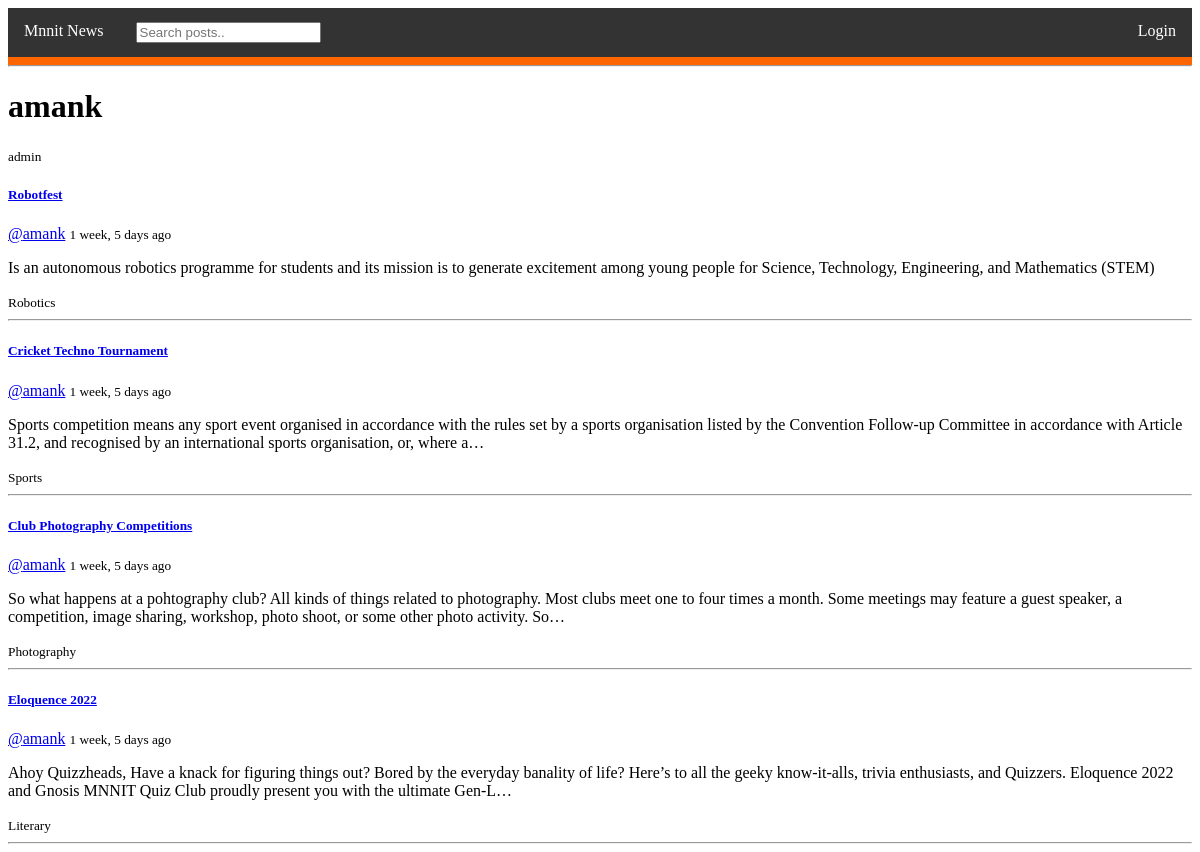
The page /profile/2 on the database its author committed.
### base/models.py (models this page shows, shortened)
class Post(models.Model):
    creator = models.ForeignKey(User, on_delete=models.SET_NULL, null=True)
    topic = models.ForeignKey(Topic, on_delete=models.SET_NULL, null=True)
    name = models.CharField(max_length=200)
    description = models.TextField(null=True, blank=True)
    updated = models.DateTimeField(auto_now=True)
    created = models.DateTimeField(auto_now_add=True)
    class Meta:
        ordering = ['-updated', '-created']

class Topic(models.Model):
    name = models.CharField(max_length=200)

### base/views.py (the view)
def userProfile(request, pk):
    user = User.objects.get(id=pk)
    posts = user.post_set.all()
    context = {'user': user, 'posts':posts}
    return render(request, 'base/profile.html', context)

### base/templates/base/profile.html
{% extends 'main.html' %}
{% block content %}
<h1>{{user.username}}</h1>
{% if user.is_staff %}
<small>admin</small>
{% endif %}
<div class="profile-container">
    <div>
        {% include 'base/feed_component.html' %}
    </div>
</div>
{% endblock content %}

### templates/main.html (shortened to what this page needs)
<!DOCTYPE html>
{% load static %}
<html lang="en">
<head>
    <link rel="stylesheet" href="/static/styles/main.css?{% now "U" %}"/>
</head>
<body>
    {% include 'navbar.html' %}
    {% block content %}
    {% endblock %}
</body>
</html>

### templates/navbar.html (shortened to what this page needs)
<div class="nav-container">
    <nav>
       <ul>
          <li>
             <a href="/">
             Mnnit News
             </a>
          </li>
          <li>
             <form method="GET" action="{% url 'home' %}">
                <input type="text" name="q" placeholder="Search posts.."/>
             </form>
          </li>
          <li class="nav-right">
             {% if request.user.is_authenticated %}
             <a href="{% url 'logout' %}">Logout</a>
             {% else %}
             <a href="{% url 'login' %}">Login</a>
             {% endif %}
          </li>
       </ul>
    </nav>
    <hr>
 </div>

### base/templates/base/feed_component.html (shortened to what this page needs)
{% for post in posts %}
<div>
   <a href="{% url 'post' post.id %}">
      <h5>{{post.name}}    </h5>
   </a>
   <a href="{% url 'user-profile' post.creator.id %}">@{{post.creator.username}}</a>
   <small>{{post.created|timesince}} ago </small>
   <p>{{post.description|truncatechars:255}}</p>
   <small>{{post.topic.name}}</small>
   <hr>
</div>
{% endfor %}

### static/styles/main.css (style rules this page uses)
.nav-container { background-color: #ff6600; }
ul { list-style-type: none; margin: 0; padding: 0; overflow: hidden; background-color: #333; }
li { float: left; }
li a { display: block; color: white; text-align: center; padding: 14px 16px; text-decoration: none; }
li form { display: block; color: white; text-align: start; padding: 14px 16px; text-decoration: none; }
.nav-right { float: right; }

### rows shown on the page
Post: name "Robotfest", creator.username "amank", created "1 week, 5 days", description "Is an autonomous robotics programme for students and its mission is to generate excitement among young people for Science, Technology, Engineering, and Mathematics (STEM)", topic.name "Robotics"
Post: name "Cricket Techno Tournament", creator.username "amank", created "1 week, 5 days", description "Sports competition means any sport event organised in accordance with the rules set by a sports organisation listed by the Convention Follow-up Committee in accordance with Article 31.2, and recognised by an international sports organisation, or, where a…", topic.name "Sports"
Post: name "Club Photography Competitions", creator.username "amank", created "1 week, 5 days", description "So what happens at a pohtography club? All kinds of things related to photography. Most clubs meet one to four times a month. Some meetings may feature a guest speaker, a competition, image sharing, workshop, photo shoot, or some other photo activity. So…", topic.name "Photography"
Post: name "Eloquence 2022", creator.username "amank", created "1 week, 5 days", description "Ahoy Quizzheads, Have a knack for figuring things out? Bored by the everyday banality of life? Here’s to all the geeky know-it-alls, trivia enthusiasts, and Quizzers. Eloquence 2022 and Gnosis MNNIT Quiz Club proudly present you with the ultimate Gen-L…", topic.name "Literary"

### other values the page prints
{{ user.username }} "amank"
